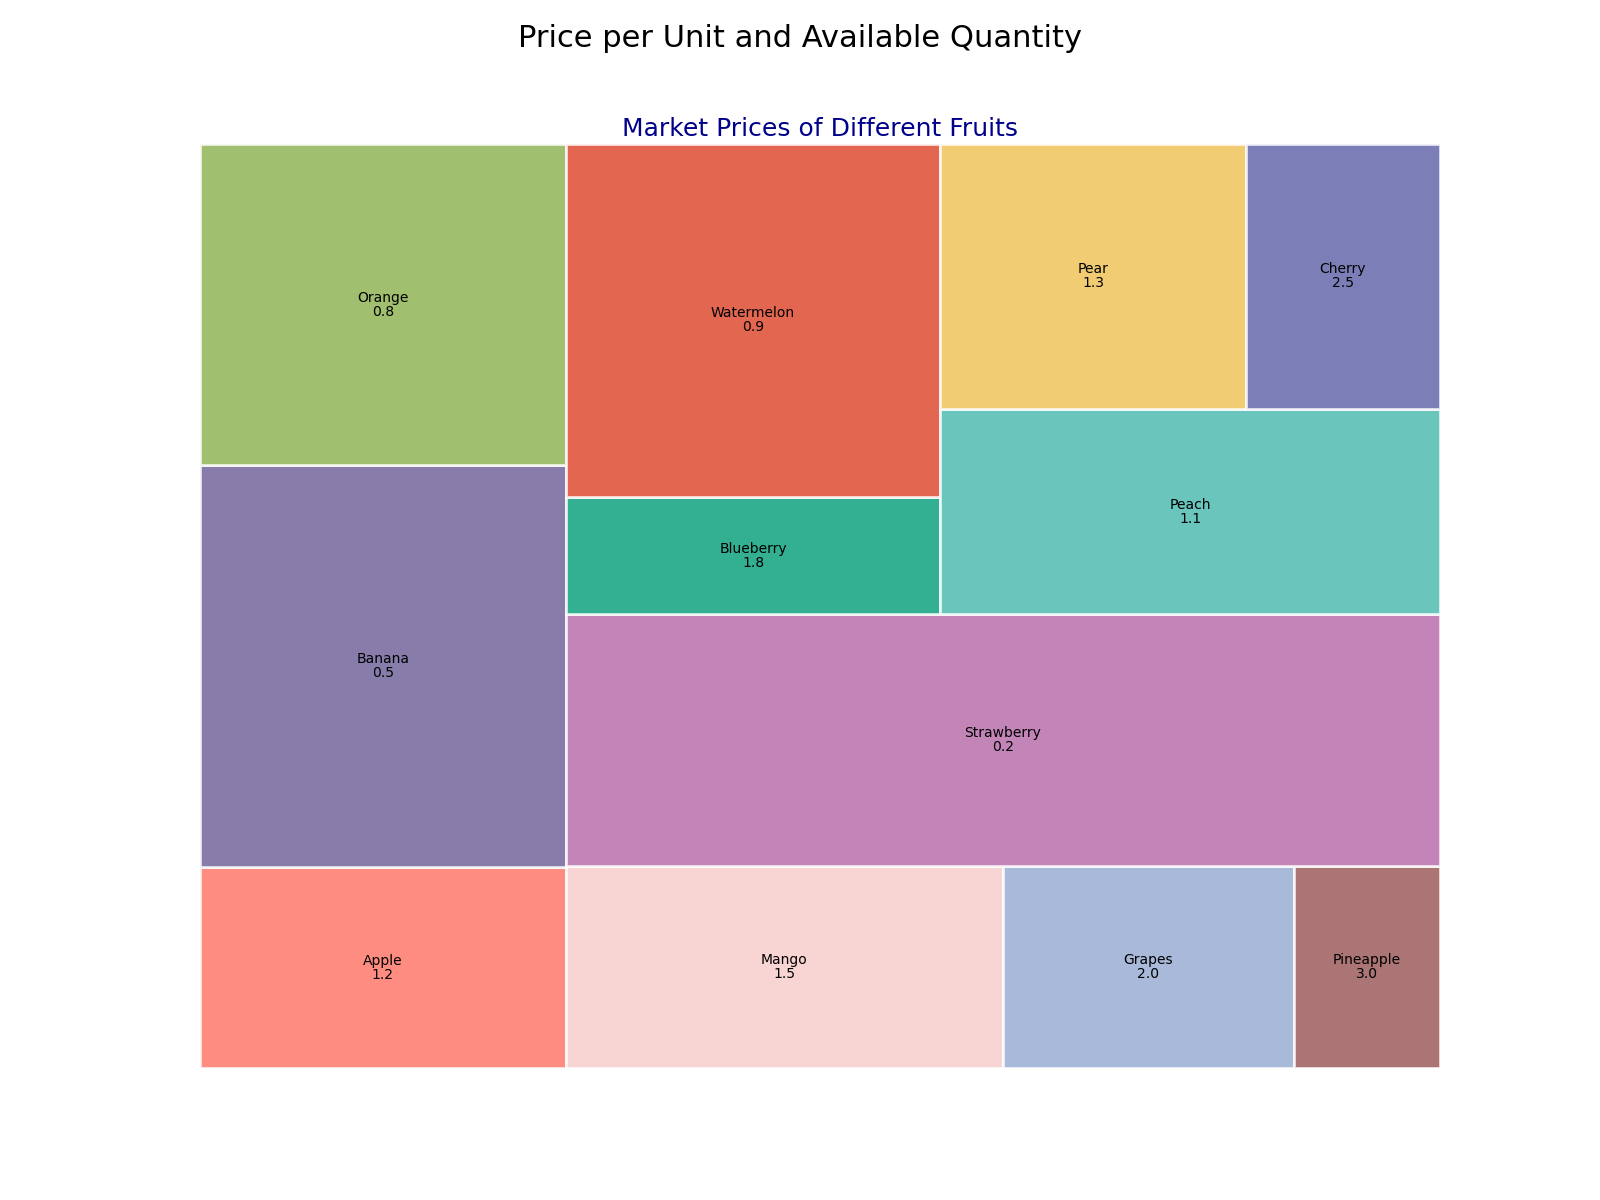

Reproduce this figure in Python.

import matplotlib.pyplot as plt
import squarify

# Data points
fruit_items = ['Apple', 'Banana', 'Orange', 'Mango', 'Grapes', 'Pineapple', 
               'Strawberry', 'Blueberry', 'Watermelon', 'Peach', 'Pear', 'Cherry']
prices = [1.2, 0.5, 0.8, 1.5, 2.0, 3.0, 0.2, 1.8, 0.9, 1.1, 1.3, 2.5]
quantity = [50, 100, 80, 60, 40, 20, 150, 30, 90, 70, 55, 35]

# Color scheme using specific color codes
colors = [
    '#FF6F61', '#6B5B95', '#88B04B', '#F7CAC9', '#92A8D1', 
    '#955251', '#B565A7', '#009B77', '#DD4124', '#45B8AC',
    '#EFC050', '#5B5EA6'
]

# Create a figure with altered width and height
fig, ax = plt.subplots(figsize=(16, 12))

# Creating a treemap
squarify.plot(sizes=quantity, label=fruit_items, color=colors, alpha=0.8, value=prices, edgecolor='white', linewidth=2)

# Chart title and subtitle
plt.title('Market Prices of Different Fruits', fontsize=18, color='darkblue')
plt.suptitle('Price per Unit and Available Quantity', fontsize=22)

# Remove the axes
plt.axis('off')

# Show plot
plt.show()
